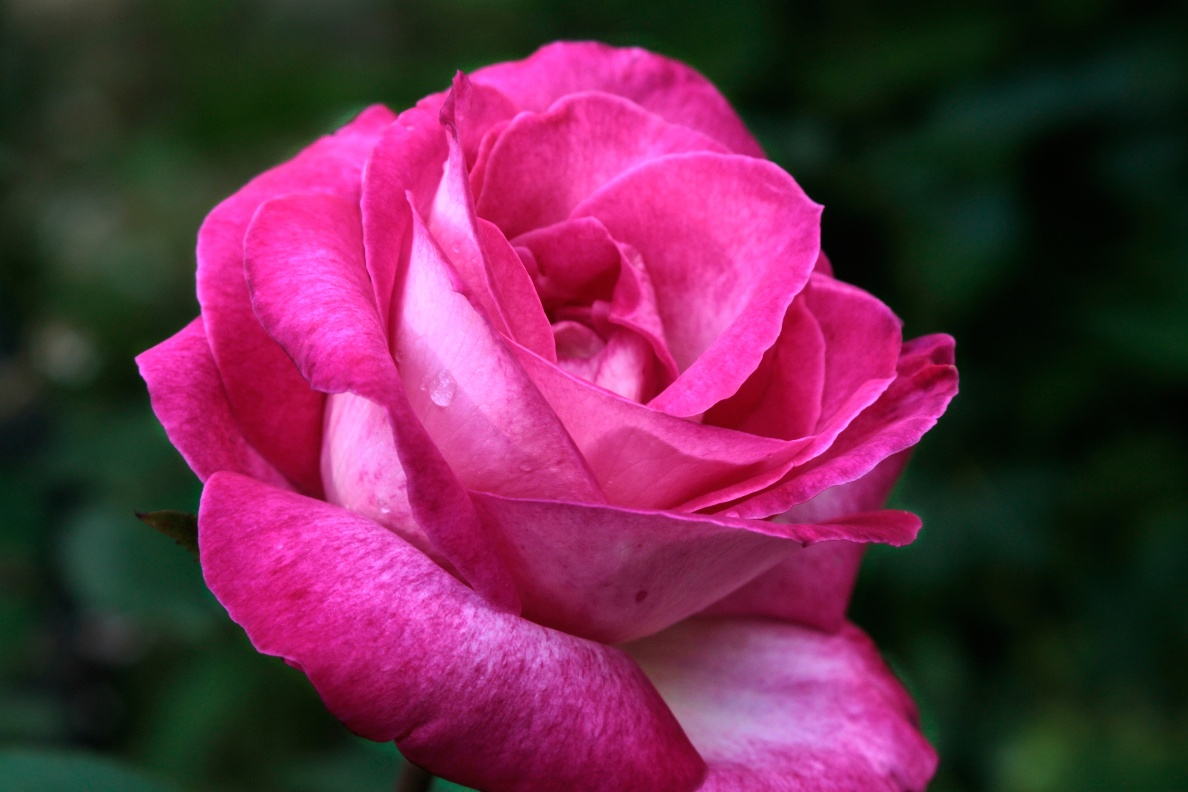
#> input picture Chapter 03/rose.png, 1188 x 792 px
$ python program3-8.py
#> lines starting #> are read from the running program, lines starting #| are printed output that depends on the picture; after the words box and inside, x2 and y2 are one past the last pixel; in counts of white or black regions, pixels touching at a corner belong together
import cv2 as cv

img = cv.imread('rose.png')
#> img is the input picture: shape (792, 1188, 3); mean B, G, R 74.2, 43.7, 103.8
patch = img[250:350,170:270,:]
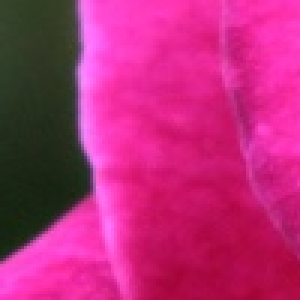
#> patch: shape (100, 100, 3) (shown 3 times larger); mean B, G, R 119.8, 42.9, 183.6

img = cv.rectangle(img,(170,250),(270,350),(255,0,0),3)
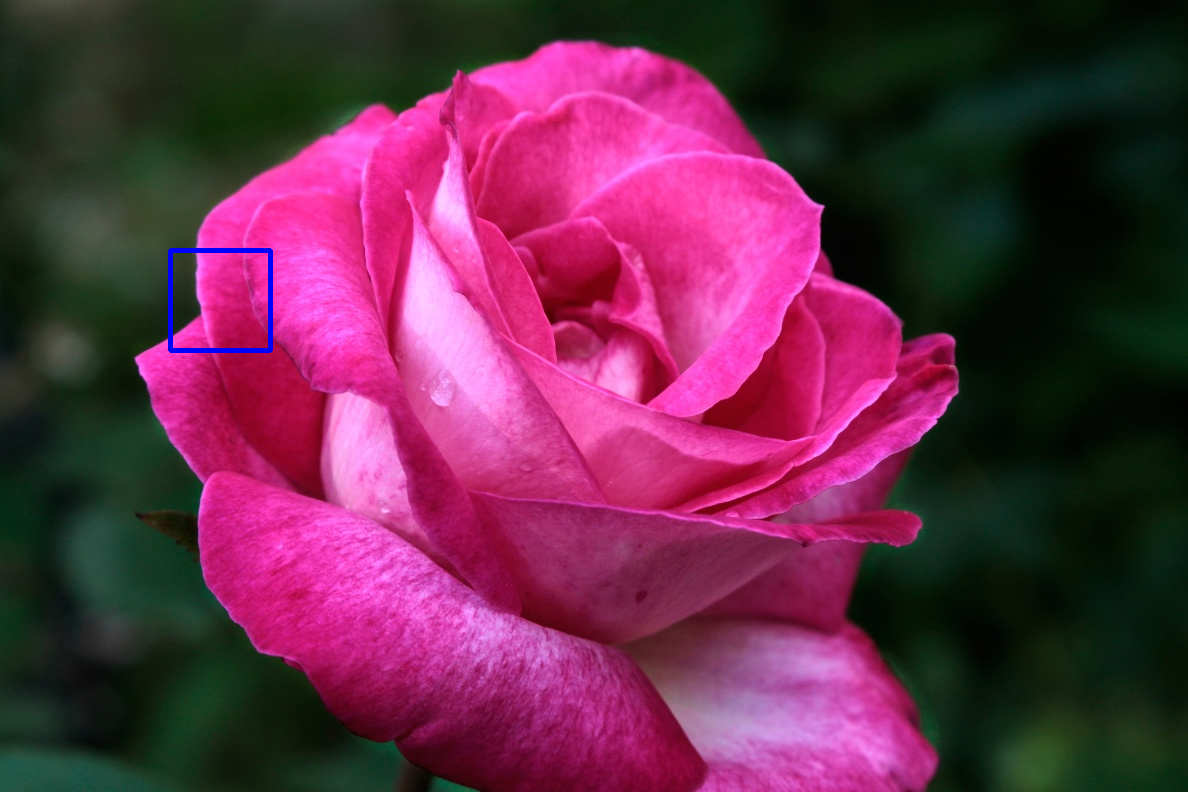
#> img: shape (792, 1188, 3); 0.21% of pixels changed, all inside (x1, y1, x2, y2) = (168, 248, 273, 353)

patch1 = cv.resize(patch,dsize=(0,0),fx=5,fy=5,interpolation=cv.INTER_NEAREST)
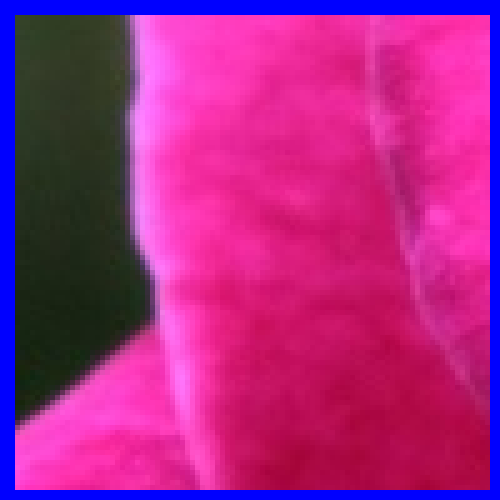
#> patch1: shape (500, 500, 3); mean B, G, R 133.8, 38.3, 167.6
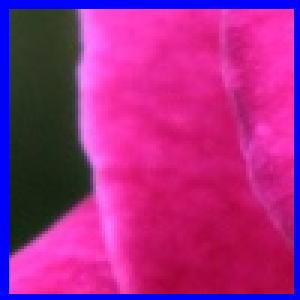
#> patch: shape (100, 100, 3) (shown 3 times larger); 9.75% of pixels changed, all inside (x1, y1, x2, y2) = (0, 0, 100, 100)
patch2 = cv.resize(patch,dsize=(0,0),fx=5,fy=5,interpolation=cv.INTER_LINEAR)
patch3 = cv.resize(patch,dsize=(0,0),fx=5,fy=5,interpolation=cv.INTER_CUBIC)

cv.imshow('Original',img)
cv.imshow('resize nearest',patch1)
cv.imshow('resize bilinear',patch2)
cv.imshow('resize bicubic',patch3)

cv.waitKey()
cv.destroyAllWindows()

$ run again, with Chapter 03/apples.jpg saved as Chapter 03/rose.png
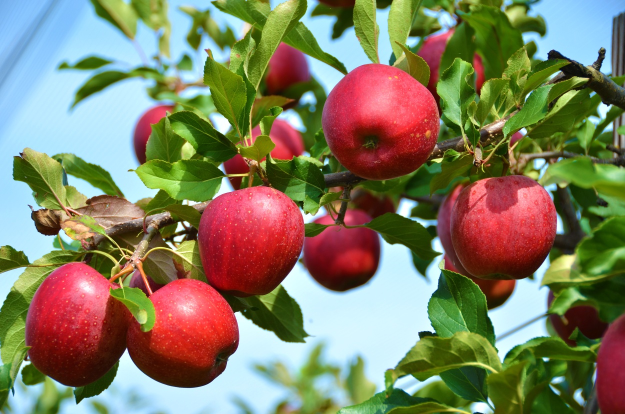
#> input picture Chapter 03/apples.jpg, 1250 x 828 px (shown at 1/2 size)
#> img is the input picture: shape (828, 1250, 3); mean B, G, R 98.5, 125.8, 129.6
#> img: shape (828, 1250, 3); 0.19% of pixels changed, all inside (x1, y1, x2, y2) = (168, 248, 273, 353)
#> `patch1 = cv.resize(patch,dsize=(0,0),fx=5,fy=5,interpolation=cv.INTER_..`:
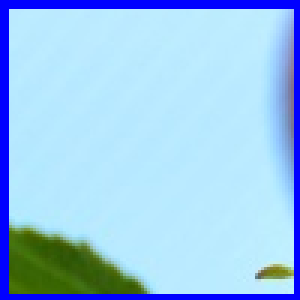
#> patch: shape (100, 100, 3) (shown 3 times larger); mean B, G, R 235.4, 199, 156.2
#> `patch2 = cv.resize(patch,dsize=(0,0),fx=5,fy=5,interpolation=cv.INTER_..`:
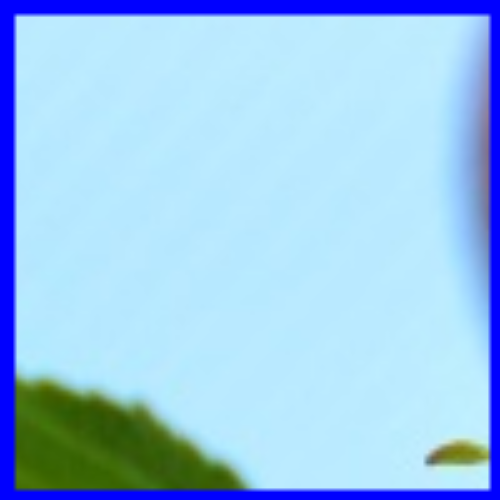
#> patch2: shape (500, 500, 3); mean B, G, R 235.4, 198.9, 156.2
